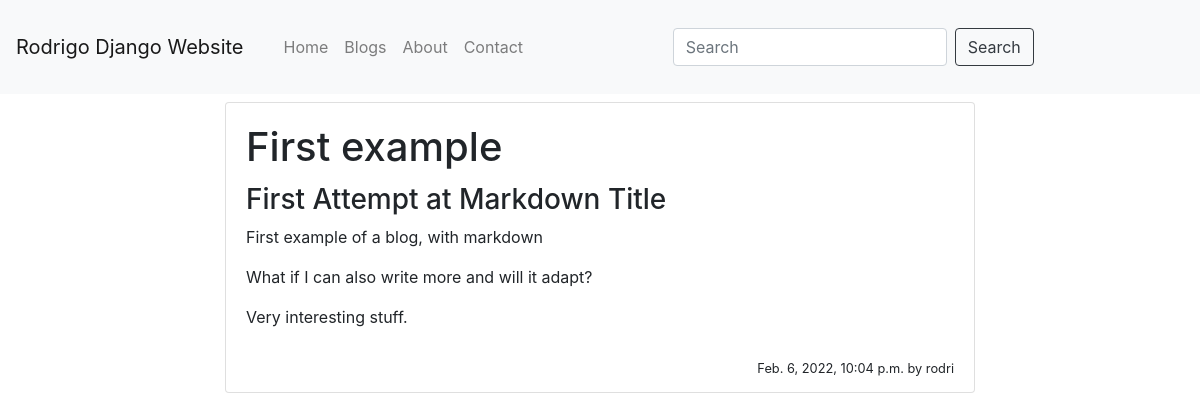
The page /blog/example/ on the database its author committed.
### blog/models.py (models this page shows, shortened)
class BlogPost(models.Model):
    user = models.ForeignKey(User, null=True, default = 1 , on_delete=models.SET_NULL)
    title = models.CharField(max_length=120)
    slug = models.SlugField(unique=True)
    content = MarkdownxField(blank=True, null=True)
    publish_date = models.DateTimeField(null=True, blank=True)
    timestamp = models.DateTimeField(auto_now_add=True)
    updated = models.DateTimeField(auto_now=True)
    objects=BlogPostManager()
    class Meta:
        ordering=['-publish_date', 'updated', 'timestamp']
    def get_publish_date(self):
        if self.publish_date == None :
            return "Draft Post"
        else:
            return self.publish_date
    def is_published(self):
        return self.publish_date != None
    def processContentwithNRCLex(self):
        text = self.content
        emotion = NRCLex(text)
        return emotion
    @property
    def formatted_markdown(self):
        return markdownify(self.content)

### blog/views.py (the view)
# urls.py: path('<str:slug>/', blogpost_detail_view, name='detail'),
def blogpost_detail_view(request, slug):
    obj = get_object_or_404(BlogPost, slug=slug)
    editable = request.user == obj.user
    context = {"name" : request.user, "blog":obj, "editable":editable, 'detail':True}
    emotion = obj.processContentwithNRCLex()
    print('\n', emotion.words)
    print('\n', emotion.sentences)
    print('\n', emotion.affect_list)
    print('\n', emotion.affect_dict)
    print('\n', emotion.raw_emotion_scores)
    print('\n', emotion.top_emotions)
    print('\n', emotion.affect_frequencies)
    return render(request, template_detail, context)

### blog/models.py (called while the page is built)
    def get_queryset(self):
        return BlogPostQuerySet(self.model, using=self.db)

### markdownx/utils.py (called while the page is built)
def markdownify(content):
    md = markdown(
        text=content,
        extensions=MARKDOWNX_MARKDOWN_EXTENSIONS,
        extension_configs=MARKDOWNX_MARKDOWN_EXTENSION_CONFIGS
    )
    return md

### blog/templates/blog/page.html (shortened to what this page needs)
{% extends "base.html" %}
{% block content %}
    {% include "blog/blog_card.html" with blog=blog truncate=False detail=True userCanEdit=editable%}
{% endblock %}

### blog/templates/blog/blog_card.html (shortened to what this page needs)
<div class="col-12 col-md-8 mb-1 mt-2 mx-auto">
  <div class="card {% if not blog.is_published and not detail %} bg-dark text-light {% endif %}">
    <div class="card-body pb-2">
      <h1 class="card-title">{{blog.title}}</h3>
        <div>
          {% if truncate%}
            {{blog.formatted_markdown| truncatechars_html:500 | safe}}
          {% else%}
            {{blog.formatted_markdown | safe}}
          {% endif%}
          <div class="mt-3 mb-1">
            <h5 class="small mt-3 float-right">
              {{blog.get_publish_date}} by {{blog.user}}
            </h5>
          </div>
        </div>
    </div>
  </div>
</div>

### rows shown on the page
BlogPost: title "First example", formatted_markdown "First Attempt at Markdown Title First example of a blog, with markdown What if I can also write more and will it adapt? Very interesting stuff.", get_publish_date "Feb. 6, 2022, 10:04 p.m.", user "rodri"
